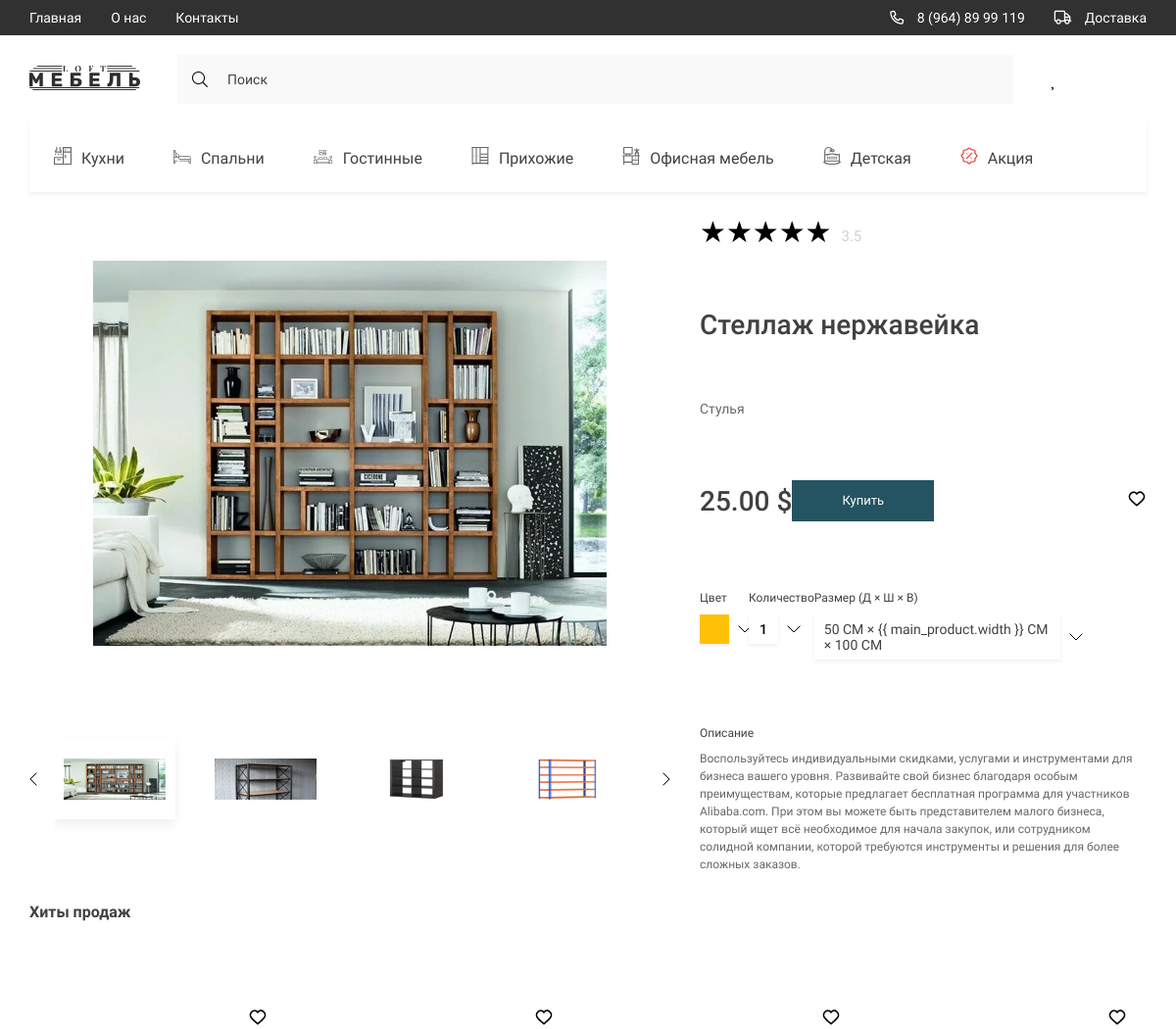
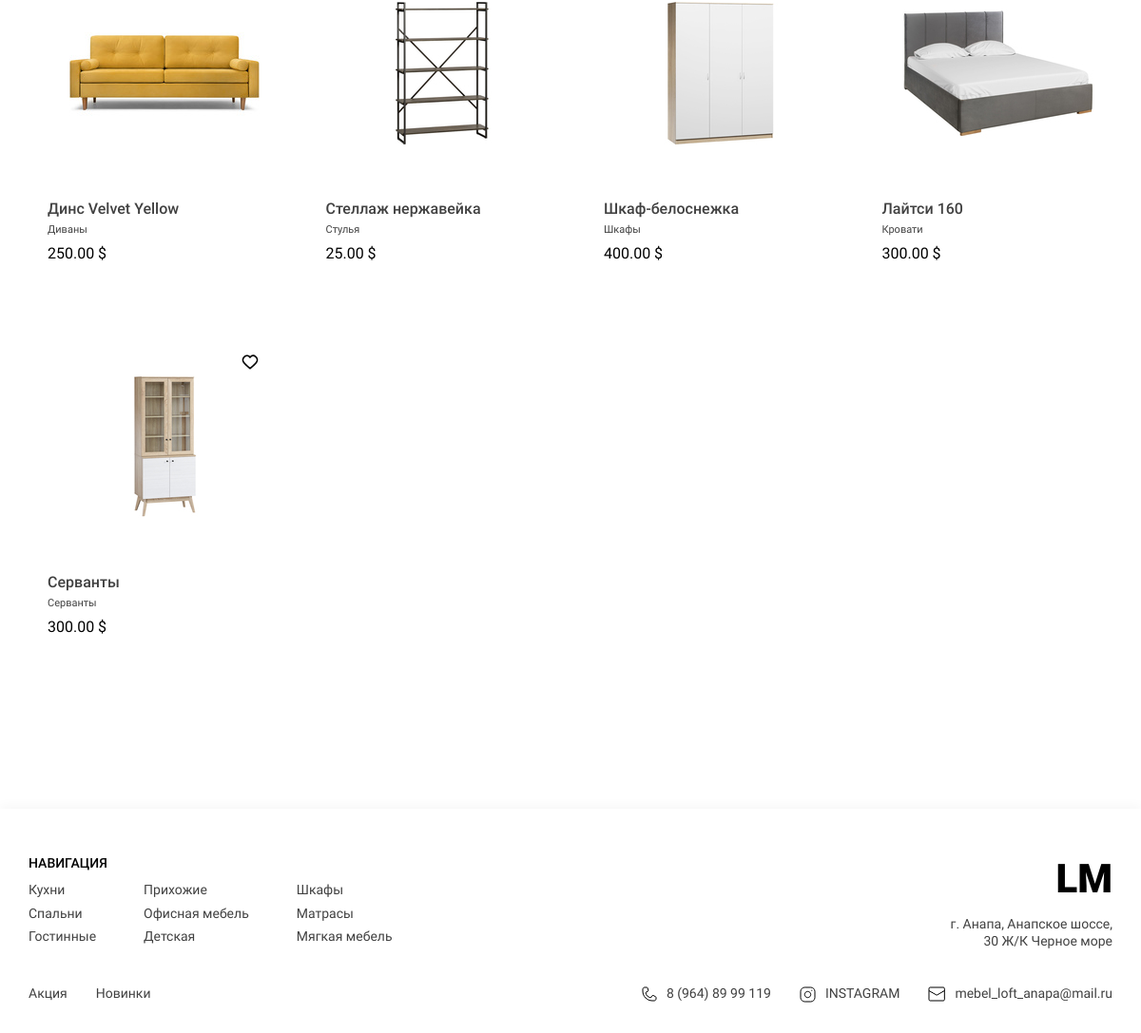
Screenshot of /product/2/ with the database file from the repository (2 pictures, top to bottom).
### products/models.py (models this page shows, shortened)
class Subcategory(models.Model):
    name = models.CharField(max_length=150, unique=True)
    icon = models.FileField(upload_to='icons', null=True, blank=True)

class ProductImage(models.Model):
    product = models.ForeignKey(Products, related_name='images', on_delete=models.CASCADE)
    image = models.ImageField(upload_to='product_images/')
    image_mini = models.ImageField(upload_to='mini_product_images/', blank=True, null=True)

class Products(models.Model):
    product_name = models.CharField(max_length=150)
    description = models.TextField()
    price = models.DecimalField(max_digits=9, decimal_places=2)
    goods_in_stocks = models.PositiveIntegerField(default=0)
    characteristics = models.TextField()
    length = models.CharField(max_length=20, default=0)
    width = models.CharField(max_length=20, default=0)
    height = models.CharField(max_length=20, default=0)
    main_foto =models.ImageField(upload_to='main_product_images', null=True, blank=True)
    category = models.ForeignKey(to=Categories, on_delete=models.CASCADE)
    rating = models.FloatField(default=0)

class Categories(models.Model):
    name = models.CharField(max_length=50, unique=True)
    recommended_place_of_using = models.CharField(max_length=100)
    sub_category = models.ManyToManyField(Subcategory)
    def __str__(self):
        return self.name

### products/views.py (the view)
# urls.py: path('product/<int:product_id>/', product_info, name='product_info'),
def product_info(request, product_id):
    product_box = Products.objects.all()
    main_product = Products.objects.filter(id=product_id)[0]
    product_main_picture = ProductImage.objects.filter(product=product_id)[0]
    product_pictures = ProductImage.objects.filter(product=product_id)[1:]
    subcategories = Subcategory.objects.all()
    context = {
        'title': 'Product',
        'products': product_box,
        'main_product': main_product,
        'photos': product_pictures,
        'main_photo': product_main_picture,
        'subcategories': subcategories
    }
    return render(request, 'product_info.html', context)

### products/templates/product_info.html (shortened to what this page needs)
<!DOCTYPE html>
<html lang="ru">
{% load static %}
<head>
    <link rel="stylesheet" href="{% static 'assets/fontawesome/css/all.min.css' %}">
    <link rel="stylesheet" href="{% static 'style/style.css' %}">
</head>
<body>
<nav class="nav">
    <div class="container _nav">
        <div class="nav__content">
            <ul class="nav__list">
                <li>
                    <a href="{% url 'products:index' %}" class="nav__list-links">
                        Главная
                    </a>
                </li>
                <li>
                    <a href="#" class="nav__list-links">
                        О нас
                    </a>
                </li>
                <li>
                    <a href="#" class="nav__list-links">
                        Контакты
                    </a>
                </li>
            </ul>
            <ul class="nav__contacts">
                <li>
                    <a href="tel:89648999119" class="nav__contacts-links">
                        <i class="far fa-phone-alt"></i>
                        8 (964) 89 99 119
                    </a>
                </li>
                <li>
                    <a href="./registration.html" class="nav__contacts-links">
                        <i class="far fa-truck"></i>
                        Доставка
                    </a>
                </li>
            </ul>
        </div>
    </div>
</nav>
<div class="wrapper">
    <header class="header">
        <div class="container">
            <div class="header__content">
                <div class="header__bar">
                    <a href="{% url 'products:index' %}" class="logo">
                        <img src="{% static 'assets/icons/LOGO.svg' %}" alt="logo">
                    </a>
                    <form class="header__search" method="GET" action="{% url 'products:product_search' %}">
                        <i class="fal fa-search"></i>
                        <input type="text" class="header__search-txt" placeholder="Поиск" name="q" value="{{ query }}">
                    </form>
                    <ul class="header__list">
                        <li>
                            <a href="{% url 'products:favorites_products' %}" class="header__list-item" id="_heart">
                            </a>
                        </li>
                        <li>
                            <a href="{% url 'products:basket' %}" class="header__list-item" id="_bag">
                            </a>
                        </li>
                        <li>
                            <a href="{% url 'users:profile' %}" class="header__list-item" id="_profile">
                            </a>
                        </li>
                    </ul>
                </div>
                <ul class="header__list _categories">
                    {% for k in subcategories %}
                    <li>
                        <a href="{% url 'products:filter' k.id %}" class="header__list-links">
                        <span class="header__list-img">
                            <img src="{{ k.icon.url }}" alt="icons">
                        </span>
                            {{ k.name }}
                        </a>
                    </li>
                    {% endfor %}
                </ul>
                <div class="product__slider">
                    <div class="product__slider-content">
                        <div class="sliderLines">
                            <div class="product__slider-item active">
                                <img src="{{ main_photo.image.url }}" alt="banner"
                                     class="product__slider-img">
                            </div>
                        </div>
                        <div class="product__slider-panel">
                            <ul class="product__slider-indicators">
                                <li>
                                    <a href="#!" class="indicators__links active">
                                        <img src="{{ main_photo.image_mini.url }}" alt="products">
                                    </a>
                                </li>
                                {% for mini_img in photos %}
                                <li>
                                    <a href="#!" class="indicators__links">
                                        <img src="{{ mini_img.image_mini.url }}" alt="products">
                                    </a>
                                </li>
                                {% endfor %}
                            </ul>
                            <div class="product__slider-btns">
                                <button class="btn__next">
                                    <img src="{% static 'assets/icons/arrow-black.svg' %}" alt="arrow">
                                </button>
                                <button class="btn__prev">
                                    <img src="{% static 'assets/icons/arrow-black.svg' %}" alt="arrow">
                                </button>
                            </div>
                        </div>
                    </div>
                    <div class="product__slider-parameters">
                        <div class="product__raiting">
                            <div class="product__raiting-body">
                                <div class="product__raiting-active"></div>
                                <div class="product__raiting-items">
                                </div>
                            </div>
                            <div class="product__raiting-value">{{ main_product.rating }}</div>
                        </div>
                        <h1 class="product__title">{{ main_product.product_name }}</h1>
                        <span class="product__categories">{{ main_product.category }}</span>
                        <div class="product__links">
                            <h2 class="product__links-price"><span>{{ main_product.price }}</span> $</h2>
                            <a href="{% url 'products:basket_add' main_product.id %}"
                               class="product__links-buy">Купить</a>
                            <a href="{% url 'products:add_favourite' main_product.id %}" data-id="{{ main_product.id }}"
                               class="products__item-flex">
                            </a>
                        </div>
                        <ul class="paremeters__list">
                            <li class="paremetes__list-item">
                                <h3 class="paremeters__list-title">Цвет</h3>
                                <a href="#!" class="paremeters__list-btn">
                                    <div class="paremeters__color"></div>
                                    <img src="{% static 'assets/icons/arrow-black.svg' %}" alt="arrow-down">
                                </a>
                            </li>
                            <li class="paremetes__list-item">
                                <h3 class="paremeters__list-title">Количество</h3>
                                <a href="#!" class="paremeters__list-btn">
                                    <div class="paremeters__count"><span>1</span></div>
                                    <img src="{% static 'assets/icons/arrow-black.svg' %}" alt="arrow-down">
                                </a>
                            </li>
                            <li class="paremetes__list-item">
                                <h3 class="paremeters__list-title">Размер (Д × Ш × В)</h3>
                                <a href="#!" class="paremeters__list-btn">
                                    <div class="paremeters__size">{{ main_product.length }} СМ × {{ main_product.width
                                        }} СМ × {{ main_product.height }} СМ
                                    </div>
                                    <img src="{% static 'assets/icons/arrow-black.svg' %}" alt="arrow-down">
                                </a>
                            </li>
                        </ul>
                        <p class="product__descr">
                            <span class="product__descr-title">Описание</span>
                            {{ main_product.description }}
                        </p>
                    </div>
                </div>
            </div>
        </div>
    </header>
    <main class="main">
        <div class="container">
            <section class="products">
                <h2 class="products__title">Хиты продаж</h2>
                <div class="products__content">
                    {% if products %}
                    {% for product in products %}
                    <div class="products__item">
                        <a href="{% url 'products:add_favourite' product.id %}" data-id="{{ product.id }}"
                           class="products__item-flex">
                        </a>
                        <a href="{% url 'products:product_info' product.id %}"> <img src="{{ product.main_foto.url }}"
                                                                                     alt=""
                                                                                     class="products__item-img"></a>
                        <div class="products__item-text">
                            <h3 class="products__item-title">{{ product.product_name }}</h3>
                            <div class="products__item-desrc">{{ product.category }}</div>
                            <div class="products__item-price">{{ product.price }} $</div>
                        </div>
                    </div>
                    {% endfor %}
                    {% endif %}
                </div>
            </section>
        </div>
    </main>
    <footer class="footer">
        <div class="container">
            <div class="footer__content">
                <div class="footer__navigate">
                    <div class="footer__navigate-part">
                        <h2 class="footer__navigate-title">НАВИГАЦИЯ</h2>
                        <div class="footer__navigate-lists">
                            <ul class="footer__navigate-list">
                                <li><a href="#" class="footer__navigate-links">Кухни</a></li>
                                <li><a href="#" class="footer__navigate-links">Спальни</a></li>
                                <li><a href="#" class="footer__navigate-links">Гостинные</a></li>
                            </ul>
                            <ul class="footer__navigate-list">
                                <li><a href="#" class="footer__navigate-links">Прихожие</a></li>
                                <li><a href="#" class="footer__navigate-links">Офисная мебель</a></li>
                                <li><a href="#" class="footer__navigate-links">Детская</a></li>
                            </ul>
                            <ul class="footer__navigate-list">
                                <li><a href="#" class="footer__navigate-links">Шкафы</a></li>
                                <li><a href="#" class="footer__navigate-links">Матрасы</a></li>
                                <li><a href="#" class="footer__navigate-links">Мягкая мебель</a></li>
                            </ul>
                        </div>
                    </div>
                    <div class="footer__navigate-part _right">
                        <a href="./index.html" class="footer__logo">LM</a>
                        <p class="footer__adress">г. Анапа, Анапское шоссе, 30 Ж/К Черное море</p>
                    </div>
                </div>
                <div class="footer__social">
                    <ul class="footer__navigate-list _short">
                        <li><a href="#" class="footer__navigate-links">Акция</a></li>
                        <li><a href="#" class="footer__navigate-links">Новинки</a></li>
                    </ul>
                    <ul class="footer__social-list">
                        <li>
                            <a href="tel:89648999119" class="footer__social-links">
                                <img src="{% static 'assets/icons/phone.svg' %}" alt="phone">
                                8 (964) 89 99 119
                            </a>
                        </li>
                        <li>
                            <a href="https://www.instagram.com/" target="_blank" class="footer__social-links">
                                <img src="{% static 'assets/icons/inst.svg' %}" alt="insta">
                                INSTAGRAM
                            </a>
                        </li>
                        <li>
                            <a href="mailto:mebel_loft_anapa@mail.ru" target="_blank" class="footer__social-links">
                                <img src="{% static 'assets/icons/mail.svg' %}" alt="mail">
                                mebel_loft_anapa@mail.ru
                            </a>
                        </li>
                    </ul>
                </div>
            </div>
        </div>
    </footer>
</div>
</body>
</html>

### products/templates/product_info.html (style rules this page uses)
.products__item-flex { display: block; margin-left: auto; }

### rows the page displays
Subcategory: icon (picture), name "Кухни"
Subcategory: icon (picture), name "Спальни"
Subcategory: icon (picture), name "Гостинные"
Subcategory: icon (picture), name "Прихожие"
Subcategory: icon (picture), name "Офисная мебель"
Subcategory: icon (picture), name "Детская"
Subcategory: icon (picture), name "Акция"
ProductImage: image (picture), image_mini (picture)
ProductImage: image_mini (picture)
ProductImage: image_mini (picture)
ProductImage: image_mini (picture)
Products: rating "3.5", product_name "Стеллаж нержавейка", category "Стулья", price "25.00", length "50", height "100", description "Воспользуйтесь индивидуальными скидками, услугами и инструментами для бизнеса вашего уровня. Развивайте свой бизнес благодаря особым преимуществам, которые предлагает бесплатная программа для участников Alibaba.com. При этом вы можете быть представителем малого бизнеса, который ищет всё необходимое для начала закупок, или сотрудником солидной компании, которой требуются инструменты и решения для более сложных заказов.", main_foto (picture)
Products: main_foto (picture), product_name "Динс Velvet Yellow", category "Диваны", price "250.00"
Products: main_foto (picture), product_name "Шкаф-белоснежка", category "Шкафы", price "400.00"
Products: main_foto (picture), product_name "Лайтси 160", category "Кровати", price "300.00"
Products: main_foto (picture), product_name "Серванты", category "Серванты", price "300.00"
